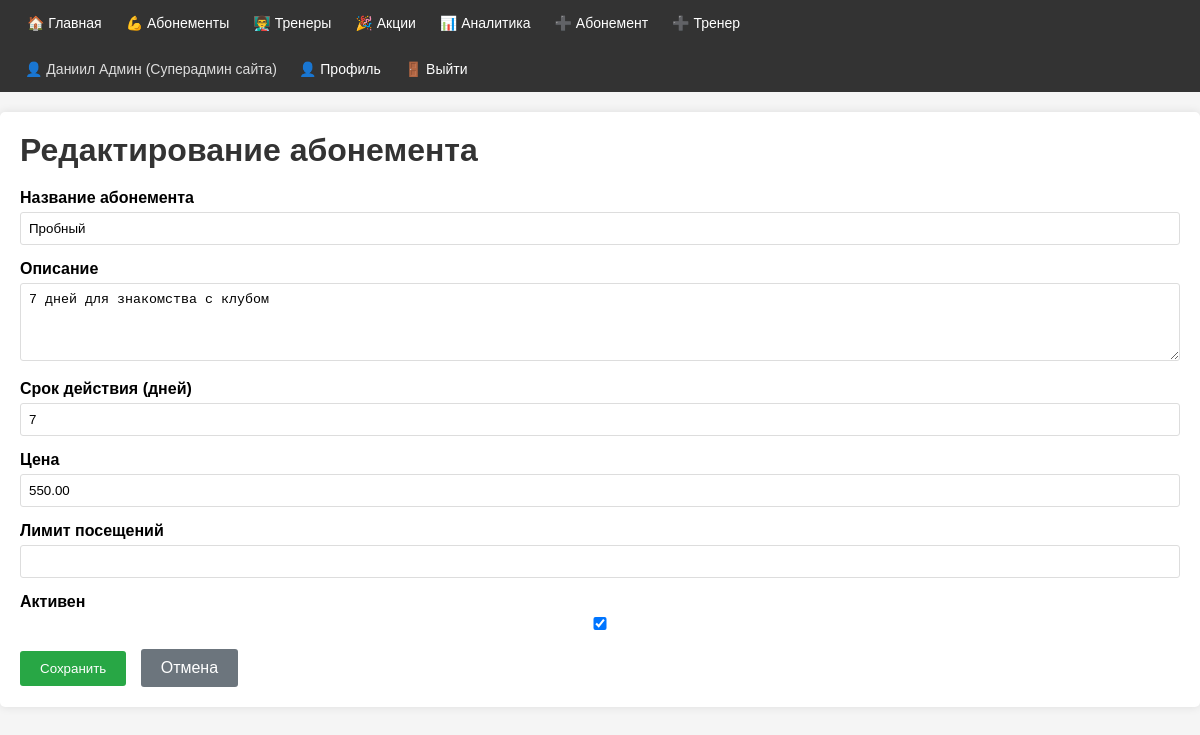
Screenshot of /memberships/18/edit/ (signed in) with the database file from the repository.
### club/models.py (models this page shows, shortened)
class User(AbstractBaseUser, PermissionsMixin):
    ROLE_CHOICES = [
        ('client', 'Клиент'),
        ('gym_admin', 'Админ тренажерки'),
        ('superadmin', 'Суперадмин сайта'),
    ]
    full_name = models.CharField(max_length=100, verbose_name='ФИО')
    email = models.EmailField(unique=True, verbose_name='Email')
    phone = models.CharField(max_length=20, blank=True, null=True, verbose_name='Телефон')
    role = models.CharField(max_length=20, choices=ROLE_CHOICES, default='client', verbose_name='Роль')
    created_at = models.DateTimeField(default=timezone.now, verbose_name='Дата регистрации')
    last_login = models.DateTimeField(blank=True, null=True, verbose_name='Последний вход')
    is_active = models.BooleanField(default=True, verbose_name='Активен')
    is_staff = models.BooleanField(default=False, verbose_name='Доступ в админку')
    preferred_trainer = models.ForeignKey(
        'Trainer',
        on_delete=models.SET_NULL,
        blank=True, null=True,
        related_name='preferred_by',    # trainer.preferred_by.all() — все клиенты этого тренера
        verbose_name='Предпочитаемый тренер'
    )
    objects = UserManager()
    USERNAME_FIELD = 'email'
    REQUIRED_FIELDS = ['full_name']
    class Meta:
        verbose_name = 'Пользователь'
        verbose_name_plural = 'Пользователи'
        ordering = ['-created_at']      # [Ч1] Meta ordering: новые пользователи сначала

class Membership(models.Model):
    title = models.CharField(max_length=100, verbose_name='Название абонемента')
    title_en = models.CharField(max_length=100, blank=True, null=True, verbose_name='Название (англ.)')
    description = models.TextField(blank=True, null=True, verbose_name='Описание')
    duration_days = models.PositiveIntegerField(verbose_name='Срок действия (дней)')
    price = models.DecimalField(max_digits=10, decimal_places=2, validators=[MinValueValidator(0)], verbose_name='Цена')
    visits_limit = models.PositiveIntegerField(blank=True, null=True, verbose_name='Лимит посещений')
    is_active = models.BooleanField(default=True, verbose_name='Активен')
    created_at = models.DateTimeField(default=timezone.now, verbose_name='Дата создания')
    objects = models.Manager()          # стандартный менеджер
    active = ActiveMembershipManager()  # [Ч1] наш кастомный — только is_active=True
    class Meta:
        verbose_name = 'Абонемент'
        verbose_name_plural = 'Абонементы'
        ordering = ['price']            # [Ч1] Meta ordering: от дешёвых к дорогим

### club/views.py (the view)
# urls.py: path('memberships/<int:pk>/edit/', views.membership_edit, name='membership_edit'),
@gym_admin_required
def membership_edit(request, pk):
    membership = get_object_or_404(Membership, pk=pk)
    if request.method == 'POST':
        form = MembershipForm(request.POST, instance=membership)
        if form.is_valid():
            form.save()
            messages.success(request, 'Абонемент обновлён!')
            return redirect('membership_detail', pk=membership.pk)
    else:
        form = MembershipForm(instance=membership)
    return render(request, 'club/membership_form.html', {
        'form': form, 'membership': membership, 'title': 'Редактирование абонемента',
    })

### club/forms.py
class MembershipForm(forms.ModelForm):
    class Meta:
        model = Membership
        fields = [
            'title',
            'description',
            'duration_days',
            'price',
            'visits_limit',
            'is_active',
        ]
        widgets = {
            'description': forms.Textarea(attrs={
                'rows': 4
            }),
        }

### club/views.py (called while the page is built)
def gym_admin_required(view_func):
    return login_required(user_passes_test(lambda u: u.role in ['gym_admin', 'superadmin'])(view_func))

### club/templates/club/membership_form.html (shortened to what this page needs)
{% extends 'club/base.html' %}
{% block content %}
<h1>{{ title }}</h1>
<form method="post">
    {% for field in form %}
        <div style="margin-bottom: 15px;">
            <label for="{{ field.id_for_label }}" style="display: block; font-weight: bold; margin-bottom: 5px;">{{ field.label }}</label>
            {{ field }}
        </div>
    {% endfor %}
    <button type="submit" style="background-color: #28a745; color: white; padding: 10px 20px; border: none; border-radius: 3px; cursor: pointer; margin-right: 10px;">Сохранить</button>
    <a href="{% if membership %}{% url 'membership_detail' membership.pk %}{% else %}{% url 'membership_list' %}{% endif %}" style="background-color: #6c757d; color: white; padding: 10px 20px; text-decoration: none; border-radius: 3px; display: inline-block;">Отмена</a>
</form>
{% endblock %}

### club/templates/club/base.html (shortened to what this page needs)
<!DOCTYPE html>
<html lang="ru">
<head>
</head>
<body>
<nav>
    <div class="nav-links">
        <a href="{% url 'home' %}">🏠 Главная</a>
        <a href="{% url 'membership_list' %}">💪 Абонементы</a>
        <a href="{% url 'trainer_list' %}">👨‍🏫 Тренеры</a>
        <a href="{% url 'promotion_list' %}">🎉 Акции</a>
        {% if user.is_authenticated %}
            <a href="{% url 'analytics' %}">📊 Аналитика</a>
            {% if user.role == 'gym_admin' or user.role == 'superadmin' %}
                <a href="{% url 'membership_create' %}">➕ Абонемент</a>
                <a href="{% url 'trainer_create' %}">➕ Тренер</a>
            {% endif %}
        {% endif %}
    </div>
    <div class="nav-right">
        {% if user.is_authenticated %}
            <span class="user-info">👤 {{ user.full_name }} ({{ user.get_role_display }})</span>
            <a href="{% url 'profile' %}">👤 Профиль</a>
            <form method="post" action="{% url 'logout' %}" style="display: inline;">
                <button type="submit" style="background: none; border: none; color: white; cursor: pointer; padding: 15px 12px; font: inherit; font-size: 14px;">
                    🚪 Выйти
                </button>
            </form>
        {% else %}
            <a href="{% url 'login' %}">🔑 Войти</a>
            <a href="{% url 'register' %}">📝 Регистрация</a>
        {% endif %}
    </div>
</nav>
<div class="container">
    {% block content %}{% endblock %}
</div>
</body>
</html>

### club/templates/club/base.html (style rules this page uses)
* { box-sizing: border-box; margin: 0; padding: 0; }
body { font-family: Arial, sans-serif; background-color: #f5f5f5; }
nav { background-color: #333; padding: 0 15px; display: flex; align-items: center; justify-content: space-between; flex-wrap: wrap; }
nav .nav-links { display: flex; flex-wrap: wrap; }
nav a { color: white; text-decoration: none; padding: 15px 12px; display: inline-block; font-size: 14px; }
nav .nav-right { display: flex; align-items: center; }
nav .user-info { color: #ddd; padding: 15px 10px; font-size: 14px; }
.container { max-width: 1200px; margin: 20px auto; padding: 20px; background-color: white; border-radius: 5px; box-shadow: 0 0 10px rgba(0,0,0,0.1); }
h1 { color: #333; margin-bottom: 20px; }
input[type="text"], input[type="email"], input[type="password"], input[type="number"], textarea, select { width: 100%; padding: 8px; border: 1px solid #ddd; border-radius: 3px; box-sizing: border-box; }
textarea { resize: vertical; }
label { display: block; font-weight: bold; margin-bottom: 5px; }

### club/templates/club/membership_form.html (style rules this page uses)
input, textarea, select { width: 100%; padding: 8px; border: 1px solid #ddd; border-radius: 3px; box-sizing: border-box; }
textarea { resize: vertical; }

### rows the page displays
User: full_name "Даниил Админ", role "Суперадмин сайта"
Membership: form "Пробный" "7 дней для знакомства с клубом" "7" "550.00" "☑"

### other values shown
{{ title }} "Редактирование абонемента"
{{ field.label }} "Название абонемента" "Описание" "Срок действия (дней)" "Цена" "Лимит посещений" "Активен"
